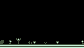

Below is a game level as drawn by its tile map, then a one-line description and the .tmx file that defines it, in full:
An orthogonal 21x12 tile map with 4x4 px tiles, 5 tile layers (background, platforms, switchBoard, falling, ...), 3 tilesets.

<map version="1.2" tiledversion="1.3.5" orientation="orthogonal" renderorder="right-down" width="21" height="12" tilewidth="4" tileheight="4" infinite="0" nextlayerid="13" nextobjectid="1">
 <tileset firstgid="1" source="Tilesets/Tileset1.tsx" />
 <tileset firstgid="101" source="Tilesets/switchBlocks.tsx" />
 <tileset firstgid="173" source="Tilesets/spawnSprites.tsx" />
 <layer id="11" name="background" width="21" height="12">
  <data encoding="csv">
0,0,0,0,0,0,0,0,0,0,0,0,0,0,0,0,0,0,0,0,0,
0,0,0,0,0,0,0,0,0,0,0,0,0,0,0,0,0,0,0,0,0,
0,0,0,0,0,0,0,0,0,0,0,0,0,0,0,0,0,0,0,0,0,
0,0,0,0,0,0,0,0,0,0,0,0,0,0,0,0,0,0,0,0,0,
0,0,0,0,0,0,0,0,0,0,0,0,0,0,0,0,0,0,0,0,0,
0,0,0,0,0,0,0,0,0,0,0,0,0,0,0,0,0,0,0,0,0,
0,0,0,0,0,0,0,0,0,0,0,0,0,0,0,0,0,0,0,0,0,
0,0,0,0,0,0,0,0,0,0,0,0,0,0,0,0,0,0,0,0,0,
0,0,0,0,0,0,0,0,0,0,0,0,0,0,0,0,0,0,0,0,0,
0,0,0,0,17,18,0,0,0,0,0,0,0,0,0,0,0,0,0,0,0,
7,0,10,0,27,0,0,6,9,0,0,16,0,0,8,0,0,0,0,0,5,
0,0,0,0,0,0,0,0,0,0,0,0,0,0,0,0,0,0,0,0,0
</data>
 </layer>
 <layer id="2" name="platforms" width="21" height="12">
  <properties>
   <property name="Collidable" type="bool" value="true" />
  </properties>
  <data encoding="csv">
0,0,0,0,0,0,0,0,0,0,0,0,0,0,0,0,0,0,0,0,0,
0,0,0,0,0,0,0,0,0,0,0,0,0,0,0,0,0,0,0,0,0,
0,0,0,0,0,0,0,0,0,0,0,0,0,0,0,0,0,0,0,0,0,
0,0,0,0,0,0,0,0,0,0,0,0,0,0,0,0,0,0,0,0,0,
0,0,0,0,0,0,0,0,0,0,0,0,0,0,0,0,0,0,0,0,0,
0,0,0,0,0,0,0,0,0,0,0,0,0,0,0,0,0,0,0,0,0,
0,0,0,0,0,0,0,0,0,0,0,0,0,0,0,0,0,0,0,0,0,
0,0,0,0,0,0,0,0,0,0,0,0,0,0,0,0,0,0,0,0,0,
0,0,0,0,0,0,0,0,0,0,0,0,0,0,0,0,0,0,0,0,0,
0,0,0,0,0,0,0,0,0,0,0,0,0,0,0,0,0,0,0,0,0,
0,0,0,0,0,0,0,0,0,0,0,0,0,0,0,0,0,0,0,0,0,
2,2,2,2,2,2,2,2,2,2,2,2,2,2,2,2,2,2,2,2,2
</data>
 </layer>
 <layer id="8" name="switchBoard" width="21" height="12">
  <properties>
   <property name="switchBlock" type="bool" value="true" />
   <property name="switchDelay" type="float" value="1.2" />
  </properties>
  <data encoding="csv">
0,0,0,0,0,0,0,0,0,0,0,0,0,0,0,0,0,0,0,0,0,
0,0,0,0,0,0,0,0,0,0,0,0,0,0,0,0,0,0,0,0,0,
0,0,0,0,0,0,0,0,0,0,0,0,0,0,0,0,0,0,0,0,0,
0,0,0,0,0,0,0,0,0,0,0,0,0,0,0,0,0,0,0,0,0,
0,0,0,0,0,0,0,0,0,0,0,0,0,0,0,0,0,0,0,0,0,
0,0,0,0,0,0,0,0,0,0,0,0,0,0,0,0,0,0,0,0,0,
0,0,0,0,0,0,0,0,0,0,0,0,0,0,0,0,0,0,0,0,0,
0,0,0,0,0,0,0,0,0,0,0,0,0,0,0,0,0,0,0,0,0,
0,0,0,0,0,0,0,0,0,0,0,0,0,0,0,0,0,0,0,0,0,
0,0,0,0,0,0,0,0,0,0,0,0,0,0,0,0,0,0,0,0,0,
0,0,0,0,0,0,0,0,0,0,0,0,0,0,0,0,0,0,0,0,0,
0,0,0,0,0,0,0,0,0,0,0,0,0,0,0,0,0,0,0,0,0
</data>
 </layer>
 <layer id="12" name="falling" width="21" height="12">
  <properties>
   <property name="Falling" type="float" value="0.01" />
  </properties>
  <data encoding="csv">
0,0,0,0,0,0,0,0,0,0,0,0,0,0,0,0,0,0,0,0,0,
0,0,0,0,0,0,0,0,0,0,0,0,0,0,0,0,0,0,0,0,0,
0,0,0,0,0,0,0,0,0,0,0,0,0,0,0,0,0,0,0,0,0,
0,0,0,0,0,0,0,0,0,0,0,0,0,0,0,0,0,0,0,0,0,
0,0,0,0,0,0,0,0,0,0,0,0,0,0,0,0,0,0,0,0,0,
0,0,0,0,0,0,0,0,0,0,0,0,0,0,0,0,0,0,0,0,0,
0,0,0,0,0,0,0,0,0,0,0,0,0,0,0,0,0,0,0,0,0,
0,0,0,0,0,0,0,0,0,0,0,0,0,0,0,0,0,0,0,0,0,
0,0,0,0,0,0,0,0,0,0,0,0,0,0,0,0,0,0,0,0,0,
0,0,0,0,0,0,0,0,0,0,0,0,0,0,0,0,0,0,0,0,0,
0,0,0,0,0,0,0,0,0,0,0,0,0,0,0,0,0,0,0,0,0,
0,0,0,0,0,0,0,0,0,0,0,0,0,0,0,0,0,0,0,0,0
</data>
 </layer>
 <layer id="10" name="spawnSprites" width="21" height="12">
  <properties>
   <property name="spawn" type="bool" value="true" />
  </properties>
  <data encoding="csv">
0,0,0,0,0,0,0,0,0,0,0,0,0,0,0,0,0,0,0,0,0,
0,0,0,0,0,0,0,0,0,0,0,0,0,0,0,0,0,0,0,0,0,
0,0,0,0,0,0,0,0,0,0,0,0,0,0,0,0,0,0,0,0,0,
0,0,0,0,0,0,0,0,0,0,0,0,0,0,0,0,0,0,0,0,0,
0,0,0,0,0,0,0,0,0,0,0,0,0,0,0,0,0,0,0,0,0,
0,0,0,0,0,0,0,0,0,0,0,0,0,0,0,0,0,0,0,0,0,
0,0,0,0,0,0,0,0,0,0,0,0,0,0,0,0,0,0,0,0,0,
0,0,0,0,0,0,0,0,0,0,0,0,0,0,0,0,0,0,0,0,0,
0,0,0,0,0,0,0,0,0,0,0,0,0,0,0,0,0,0,0,0,0,
0,0,0,0,0,0,0,0,0,0,0,0,0,0,0,0,0,0,0,0,0,
173,0,0,0,0,0,0,0,0,0,0,0,0,0,0,0,0,0,0,0,0,
0,0,0,0,0,0,0,0,0,0,0,0,0,0,0,0,0,0,0,0,0
</data>
 </layer>
</map>
